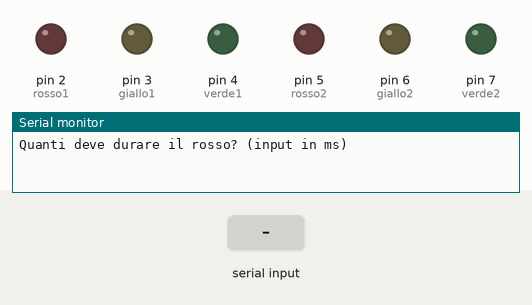
Bench run of a sketch on a simulated Arduino Uno, built with avr-gcc and run on an emulated ATmega328P. On the bench: output pins drawn as LEDs (lit = HIGH), the last lines printed to the serial monitor. The test bench sets the inputs (shaded band).

Above: at 1.2 s.
1.3 s: "90,45\n" received over Serial
3.8 s: "30,150\n" received over Serial
6.3 s: "0\n" received over Serial
8.8 s: "5\n" received over Serial
At 9.81 s:
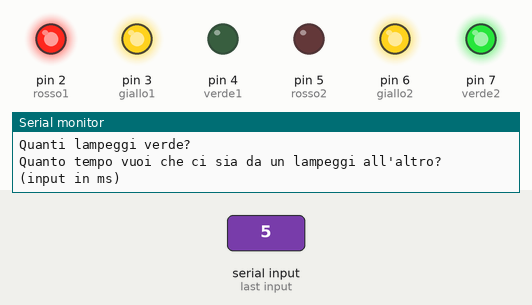
At 10.2 s:
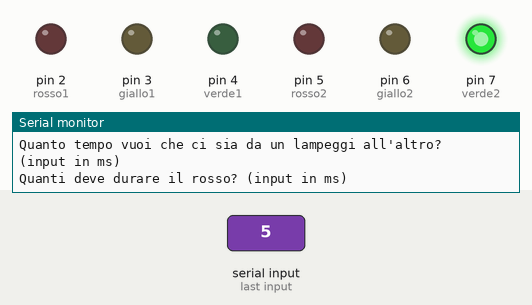
Timing chart, 0 to 11.8 s (numbered marks = the images above; inputs shaded):
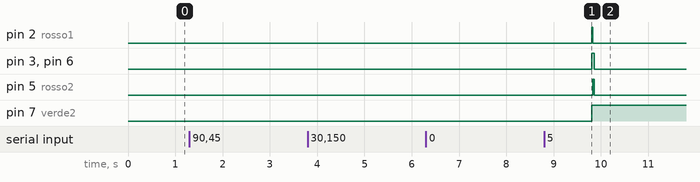

Measured:
- after the input at 8.8 s, pin 2 (rosso1), pin 5 (rosso2): LOW → HIGH after 1.0 s, → LOW 0.03 s later; pin 3 (giallo1), pin 6 (giallo2): LOW → HIGH after 1.0 s, → LOW 0.06 s later; pin 7 (verde2): LOW → HIGH after 1.0 s

The sketch:

Semaforo_austriaco.ino
```cpp
  //dichiarazione variabili con la quale richiamo i pin
    int rosso1;
    int giallo1;
    int verde1;
    int rosso2;
    int giallo2;
    int verde2;
    int numlampeggi;
    int richiesta;
    int durataTotale;
    int durataGiallo;
    int durataVerde;
    int lassotempoVerde;
    int durataRosso;


void setup() {
  // put your setup code here, to run once:

    rosso1 = 2;
    giallo1= 3;
    verde1= 4;
    rosso2 = 5;
    giallo2 = 6;
    verde2 = 7;


    pinMode (rosso1, OUTPUT);
    pinMode (giallo1, OUTPUT);
    pinMode (verde1, OUTPUT);
    pinMode (rosso2, OUTPUT);
    pinMode (giallo2, OUTPUT);
    pinMode (verde2, OUTPUT);

    richiesta = 0;


    Serial.begin (9600);

}

void loop() {
  // put your main code here, to run repeatedly:


    if (durataTotale < durataGiallo)            //condizione per la quale impongo se l'utente inserisce una durata del giallo piu grande della durata del semaforo
                                                //esso restituisce un "errore"
    {"la durata del giallo è troppo alta";}

    int durataRosso = durataTotale - durataGiallo;
    int durataVerde = durataRosso - numlampeggi * lassotempoVerde *2;

    durataTotale = inputValori ("Quanti deve durare il rosso? (input in ms)", durataTotale);
    durataGiallo = inputValori ("Quanto deve durare il giallo? (input in ms)", durataGiallo);
    numlampeggi = inputValori ("Quanti lampeggi verde?",numlampeggi);
    lassotempoVerde = inputValori ("Quanto tempo vuoi che ci sia da un lampeggi all'altro? (input in ms)",lassotempoVerde);
    richiesta = 1; //do la richiesta = 1 cosi le domande dei valori verranno chieste 1 volta


   //inizializzazione semaforo
    digitalWrite (rosso1,HIGH);
    digitalWrite (verde2,HIGH);
    delay (durataVerde);
    lampeggiaVerde(verde2, lassotempoVerde, numlampeggi);
    //fase in cui rosso e giallo restano accesi
    rossoEgialloAccesi();
    //fase in cui il verde rimane illuminato con un delay calcolato
    verdeAcceso();
    //giallo rimane accesso per poi ricominciare il ciclo
    gialloAcceso();


}

  int inputValori (String frase, int variabile) {
    Serial.println (frase);
    while (Serial.available() == 0) {};
    variabile = Serial.readString().toInt();

    return variabile;
  }


  void lampeggiaVerde (int led, int lassotempoVerde, int numlampeggi) //metodo stretto con la quale in input ricevo i valori
  {
    for (int i = 0; i< numlampeggi; i++)
    {
      digitalWrite (led,HIGH);
      delay (lassotempoVerde);
      digitalWrite (led,LOW);
      delay (lassotempoVerde);
    }
  }

    void rossoEgialloAccesi()
    {
    digitalWrite (giallo1,HIGH);
    digitalWrite (giallo2,HIGH);
    delay (durataGiallo);               //creazione metodo void rossoEgialloAccesi () con all'interno le righe di codice
    digitalWrite (giallo1,LOW);
    digitalWrite (giallo2,LOW);
    digitalWrite (rosso1,LOW);

    }

    void verdeAcceso()
    {
    digitalWrite (rosso2,HIGH);
    digitalWrite (verde1,HIGH);
    delay (durataVerde);
    digitalWrite (verde1,LOW);
    delay (0);                                                //metodo void  VerdeAcceso () {}
    lampeggiaVerde(verde1,lassotempoVerde,numlampeggi);
    delay (0);
    digitalWrite (rosso2,LOW);
    delay (0);
    digitalWrite (rosso2,LOW),
    delay (0);

    }

    void gialloAcceso()
    {
    digitalWrite (giallo1,HIGH);
    digitalWrite (rosso2,HIGH);
    digitalWrite (giallo2,HIGH);
    delay (durataGiallo);                                         //metodo void gialloAcceso () {}
    digitalWrite (giallo1,LOW);
    digitalWrite (giallo2,LOW);
    digitalWrite (rosso2,LOW);
    delay (0);
    }
```
